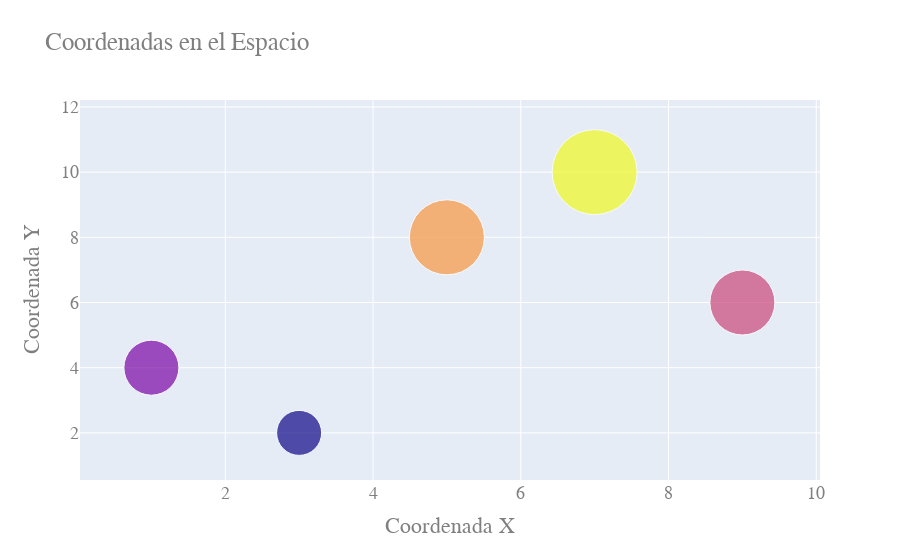

Notebook source saved alongside this figure:
### Markdown cell above
# ¿Por qué un corazón?

¿Haz jugado submarino? En un juego en el que dices un par de coordenadas para localizar los barquitos de tu oponente colocados en un tablero cuadrado. Una coordenada corresponde al eje horizontal y la otra al vertical. En un mapa o un plano bi-dimensional pasa lo mismo, señalas regiones en el espacio con dos componentes que lo caracterizan.

En la imagen de abajo hay puntos en el plano cartesiano, con ejes $x$ y $y$. Puedes imaginar que son los barquitos del juego o locales de comida deliciosa en un mapa de la ciudad. Este tipo de representación es útil cuando quieres mostrar algo quieto en el espacio (en el juego, a menos que seas un tramposo como yo de chico, los barquitos están fijos durante a lo largo de la partida o los locales de comida seguirán ahí a menos que cierren o la ciudad se siga hundiendo)

### Code cell
import plotly.graph_objects as go

fig = go.Figure(
    data=go.Scatter(
    x=[3,1,9,5,7],
    y=[2,4,6,8,10],
    mode='markers',
    marker=dict(size=[45, 55, 65, 75, 85],
                color=[0, 1, 2, 3, 4])
)
    
)

fig.update_layout(
    title="Coordenadas en el Espacio",
    xaxis_title="Coordenada X",
    yaxis_title="Coordenada Y",
    font=dict(
        family="Courier New, monospace",
        size=18,
        color="#7f7f7f"
    )
)

fig.show()

### Figure 1 — Plotly figure (JSON) as saved in the notebook; plotly's stock layout.template omitted (floating-point values rounded to 4 significant figures)
{"data": [{"marker": {"color": [0, 1, 2, 3, 4], "size": [45, 55, 65, 75, 85]}, "mode": "markers", "type": "scatter", "x": [3, 1, 9, 5, 7], "y": [2, 4, 6, 8, 10]}], "layout": {"autosize": true, "font": {"color": "#7f7f7f", "family": "Courier New, monospace", "size": 18}, "title": {"text": "Coordenadas en el Espacio"}, "xaxis": {"autorange": true, "range": [0.163, 9.901], "title": {"text": "Coordenada X"}, "type": "linear"}, "yaxis": {"autorange": true, "range": [-0.05873, 13.3], "title": {"text": "Coordenada Y"}, "type": "linear"}}}
